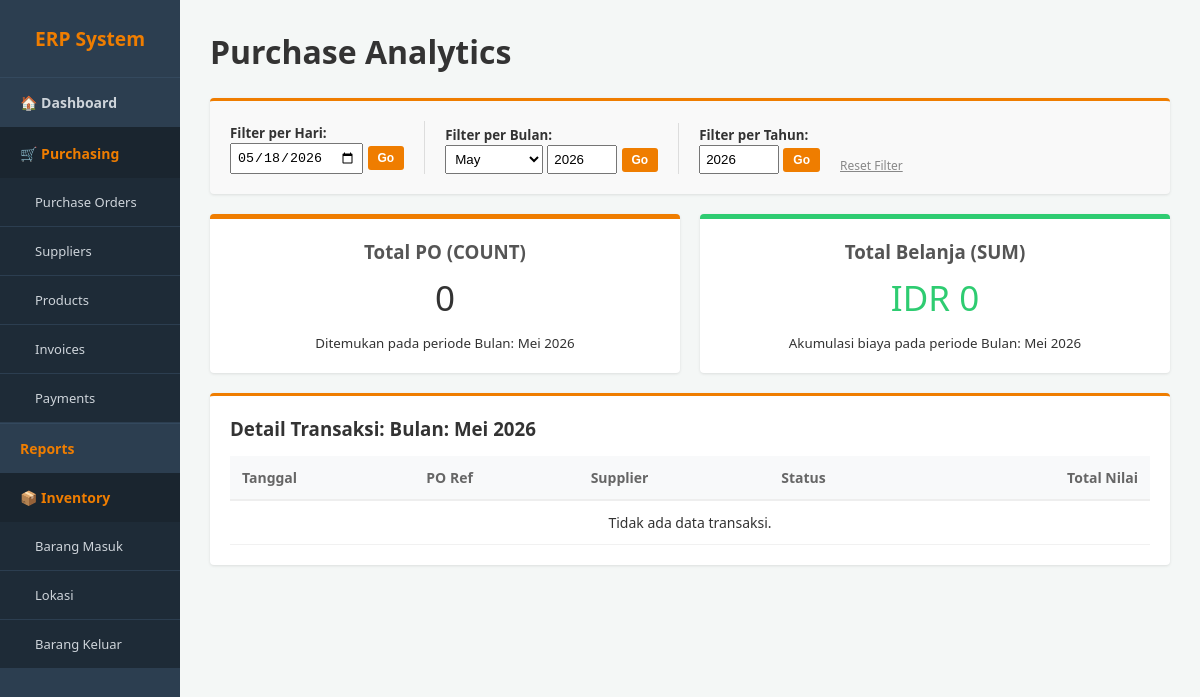
Page /report_purchase.php on the earlier database version.
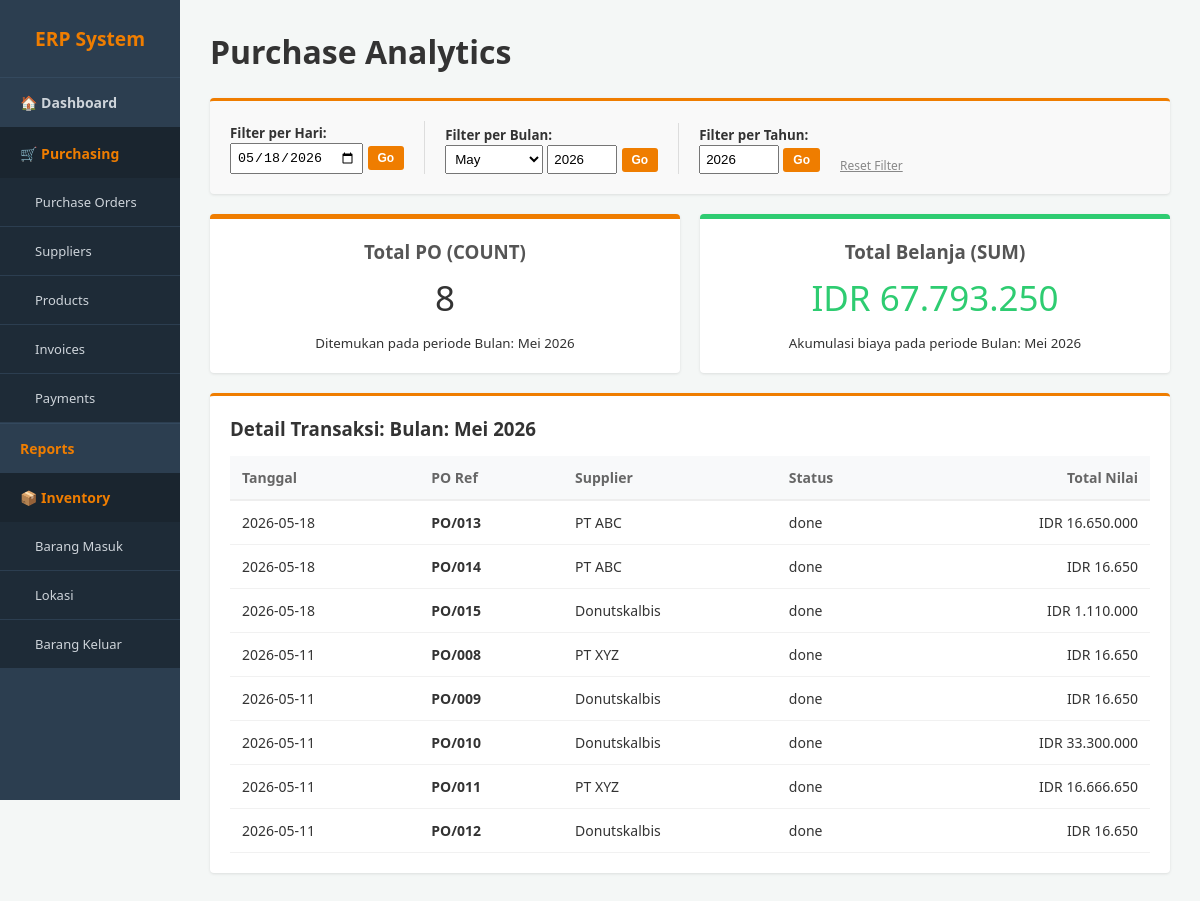
Same page on the later database version.
### tables this page shows
CREATE TABLE `transaksi_purchase` (
  `id_purchase` int(11) NOT NULL,
  `fk_supplier` int(11) DEFAULT NULL,
  `tanggal_order` date DEFAULT NULL,
  `tanggal_target_kedatangan` date DEFAULT NULL,
  `status_dokumen` enum('draft','sent','purchase','done','cancel') DEFAULT 'draft',
  `total_sebelum_pajak` decimal(15,2) DEFAULT 0.00,
  `pajak_ppn` decimal(15,2) DEFAULT 0.00,
  `total_keseluruhan` decimal(15,2) DEFAULT 0.00
);

CREATE TABLE `supplier` (
  `id_supplier` int(11) NOT NULL,
  `nama_perusahaan` varchar(100) NOT NULL,
  `alamat_lengkap` text DEFAULT NULL,
  `email_bisnis` varchar(50) DEFAULT NULL,
  `no_telepon` varchar(20) DEFAULT NULL,
  `npwp_tax_id` varchar(30) DEFAULT NULL,
  `term_pembayaran_default` varchar(50) DEFAULT NULL,
  `mata_uang` char(3) DEFAULT 'IDR'
);

### report_purchase.php (the view)
<?php
include 'config.php';
$type  = $_GET['type'] ?? 'month';
$day   = $_GET['day'] ?? date('Y-m-d');
$month = $_GET['month'] ?? date('m');
$year  = $_GET['year'] ?? date('Y');
if ($type == 'day') {
    $where_clause = "WHERE p.tanggal_order = '$day'";
    $label = "Hari: " . date('d M Y', strtotime($day));
} elseif ($type == 'month') {
    $where_clause = "WHERE MONTH(p.tanggal_order) = '$month' AND YEAR(p.tanggal_order) = '$year'";
    $months_name = ["Januari","Februari","Maret","April","Mei","Juni","Juli","Agustus","September","Oktober","November","Desember"];
    $label = "Bulan: " . $months_name[$month-1] . " " . $year;
} elseif ($type == 'year') {
    $where_clause = "WHERE YEAR(p.tanggal_order) = '$year'";
    $label = "Tahun: " . $year;
}
$query = "SELECT COUNT(id_purchase) as total_po, SUM(total_keseluruhan) as grand_total
          FROM transaksi_purchase p $where_clause";
$result = mysqli_query($conn, $query);
$data = mysqli_fetch_assoc($result);
include 'header.php';
?>
<div class="header-bar">
    <h1>Purchase Analytics</h1>
</div>
<div class="card" style="margin-bottom: 20px; background: #f9f9f9;">
    <form method="GET" style="display: flex; gap: 20px; align-items: flex-end; flex-wrap: wrap;">
        <div style="border-right: 1px solid #ddd; padding-right: 20px;">
            <label><small><strong>Filter per Hari:</strong></small></label><br>
            <input type="date" name="day" value="<?= $day ?>" style="padding:5px;">
            <button type="submit" name="type" value="day" class="btn-orange" style="padding:5px 10px; font-size:12px;">Go</button>
        </div>
        <div style="border-right: 1px solid #ddd; padding-right: 20px;">
            <label><small><strong>Filter per Bulan:</strong></small></label><br>
            <select name="month" style="padding:5px;">
                <?php for($m=1; $m<=12; $m++): ?>
                    <option value="<?= sprintf('%02d', $m) ?>" <?= $month == $m ? 'selected' : '' ?>>
                        <?= date('F', mktime(0, 0, 0, $m, 1)) ?>
                    </option>
                <?php endfor; ?>
            </select>
            <input type="number" name="year" value="<?= $year ?>" style="width:70px; padding:5px;" placeholder="Year">
            <button type="submit" name="type" value="month" class="btn-orange" style="padding:5px 10px; font-size:12px;">Go</button>
        </div>
        <div>
            <label><small><strong>Filter per Tahun:</strong></small></label><br>
            <input type="number" name="year" value="<?= $year ?>" style="width:80px; padding:5px;">
            <button type="submit" name="type" value="year" class="btn-orange" style="padding:5px 10px; font-size:12px;">Go</button>
        </div>
        <a href="report_purchase.php" style="font-size:12px; color:#888;">Reset Filter</a>
    </form>
</div>
<div style="display: grid; grid-template-columns: 1fr 1fr; gap: 20px;">
    <div class="card" style="text-align: center; border-top: 5px solid #ef7d00;">
        <h3 style="color: #555;">Total PO (COUNT)</h3>
        <p style="font-size: 35px; margin: 10px 0;"><?= $data['total_po'] ?? 0 ?></p>
        <small>Ditemukan pada periode <?= $label ?></small>
    </div>
    <div class="card" style="text-align: center; border-top: 5px solid #2ecc71;">
        <h3 style="color: #555;">Total Belanja (SUM)</h3>
        <p style="font-size: 35px; margin: 10px 0; color: #2ecc71;">IDR <?= number_format($data['grand_total'] ?? 0, 0, ',', '.') ?></p>
        <small>Akumulasi biaya pada periode <?= $label ?></small>
    </div>
</div>
<div class="card" style="margin-top: 20px;">
    <h3>Detail Transaksi: <?= $label ?></h3>
    <table style="margin-top: 15px;">
        <thead>
            <tr>
                <th>Tanggal</th>
                <th>PO Ref</th>
                <th>Supplier</th>
                <th>Status</th>
                <th style="text-align:right">Total Nilai</th>
            </tr>
        </thead>
        <tbody>
            <?php
            $list_sql = "SELECT p.*, s.nama_perusahaan
                         FROM transaksi_purchase p
                         JOIN supplier s ON p.fk_supplier = s.id_supplier
                         $where_clause ORDER BY p.tanggal_order DESC";
            $list_res = mysqli_query($conn, $list_sql);
            if (mysqli_num_rows($list_res) > 0) {
                while($row = mysqli_fetch_assoc($list_res)) {
                    echo "<tr>
                            <td>{$row['tanggal_order']}</td>
                            <td><strong>PO/".str_pad($row['id_purchase'], 3, '0', STR_PAD_LEFT)."</strong></td>
                            <td>{$row['nama_perusahaan']}</td>
                            <td>{$row['status_dokumen']}</td>
                            <td style='text-align:right'>IDR ".number_format($row['total_keseluruhan'], 0, ',', '.')."</td>
                          </tr>";
                }
            } else {
                echo "<tr><td colspan='5' style='text-align:center;'>Tidak ada data transaksi.</td></tr>";
            }
            ?>
        </tbody>
    </table>
</div>
<?php echo "</div></body></html>"; ?>

Differences in the rows shown:
added transaksi_purchase: tanggal_order "2026-05-18", id_purchase "013", fk_supplier.nama_perusahaan "PT ABC", status_dokumen "done", total_keseluruhan "16.650.000"
added transaksi_purchase: tanggal_order "2026-05-18", id_purchase "014", fk_supplier.nama_perusahaan "PT ABC", status_dokumen "done", total_keseluruhan "16.650"
added transaksi_purchase: tanggal_order "2026-05-18", id_purchase "015", fk_supplier.nama_perusahaan "Donutskalbis", status_dokumen "done", total_keseluruhan "1.110.000"
added transaksi_purchase: tanggal_order "2026-05-11", id_purchase "008", fk_supplier.nama_perusahaan "PT XYZ", status_dokumen "done", total_keseluruhan "16.650"
added transaksi_purchase: tanggal_order "2026-05-11", id_purchase "009", fk_supplier.nama_perusahaan "Donutskalbis", status_dokumen "done", total_keseluruhan "16.650"
added transaksi_purchase: tanggal_order "2026-05-11", id_purchase "010", fk_supplier.nama_perusahaan "Donutskalbis", status_dokumen "done", total_keseluruhan "33.300.000"
added transaksi_purchase: tanggal_order "2026-05-11", id_purchase "011", fk_supplier.nama_perusahaan "PT XYZ", status_dokumen "done", total_keseluruhan "16.666.650"
added transaksi_purchase: tanggal_order "2026-05-11", id_purchase "012", fk_supplier.nama_perusahaan "Donutskalbis", status_dokumen "done", total_keseluruhan "16.650"
Other differences:
$data['total_po']: "0" → "8"
$data['grand_total']: "0" → "67.793.250"
text no longer shown: "Tidak ada data transaksi."
